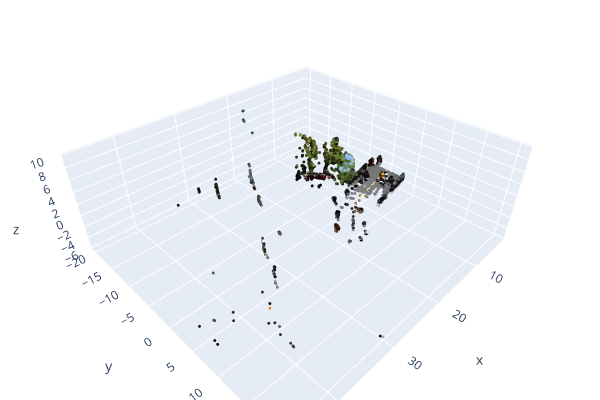

Notebook source saved alongside this figure:
### Code cell
# Visualize the point cloud with color information
import open3d as o3d

# Create a point cloud with color information
pcd = o3d.geometry.PointCloud()
pcd.points = o3d.utility.Vector3dVector(xyz)
pcd.colors = o3d.utility.Vector3dVector(rgb_norm)

# Visualize the point cloud
o3d.visualization.draw_plotly([pcd])

### Figure 1 — Plotly figure (JSON) as saved in the notebook; plotly's stock layout.template omitted (floating-point values rounded to 4 significant figures; data arrays with more than 128 entries replaced by an {"elided": "..."} marker saying what was removed)
{"data": [{"marker": {"color": {"elided": "15206x3 float values"}, "size": 1}, "mode": "markers", "type": "scatter3d", "x": {"elided": "15206 float values"}, "y": {"elided": "15206 float values"}, "z": {"elided": "15206 float values"}}], "layout": {"height": 400, "margin": {"b": 0, "l": 0, "r": 0, "t": 0}, "scene": {"camera": {"center": {"x": 0, "y": 0, "z": 0}, "up": {"x": 0, "y": 0, "z": 1}}}, "showlegend": false, "width": 600}}
